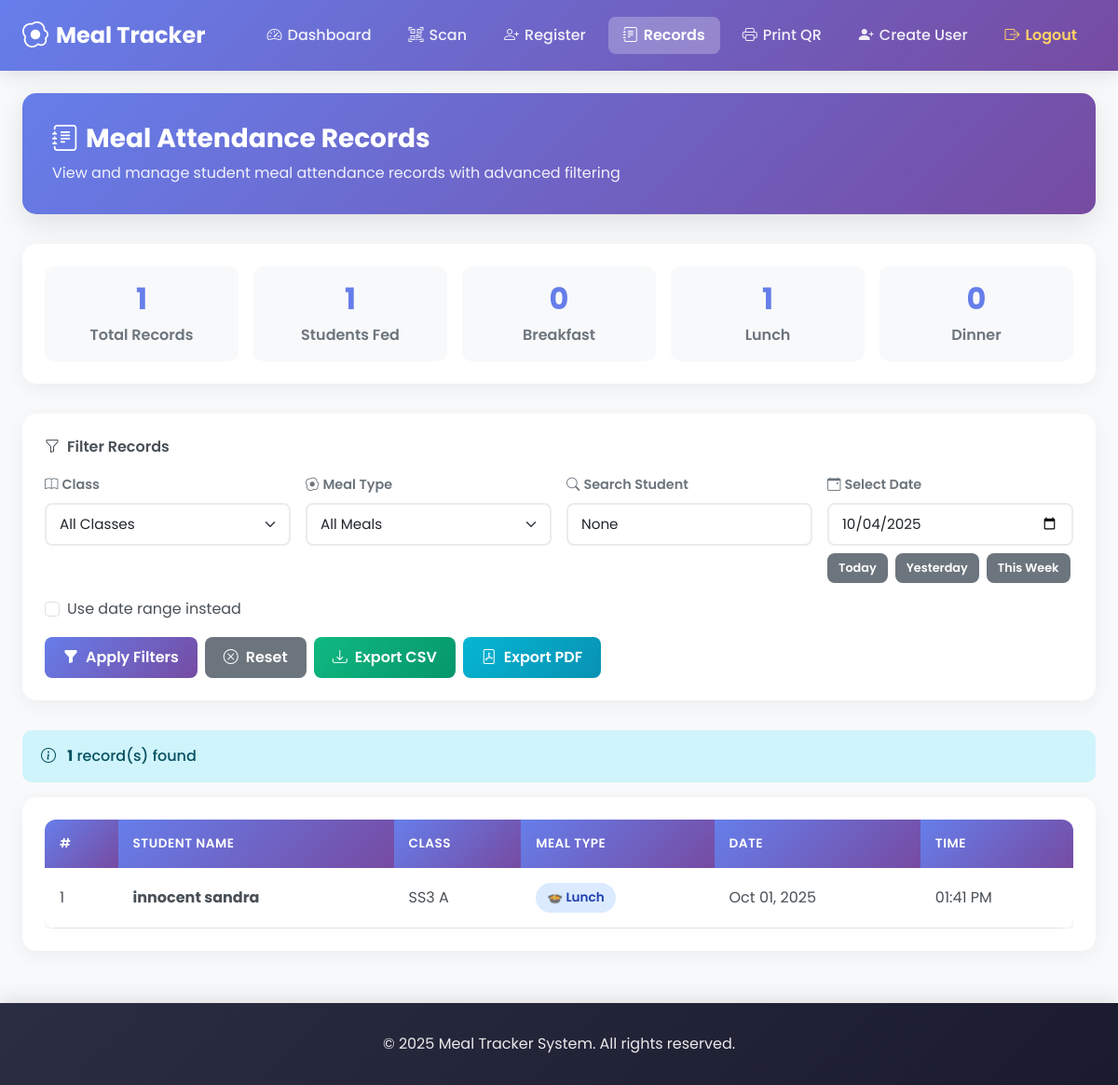
The page /records/ (signed in) on the database its author committed.
### students/models.py (models this page shows, shortened)
class FeedingRecord(models.Model):
    student = models.ForeignKey("Student", on_delete=models.CASCADE)
    class_name = models.CharField(max_length=50)
    date = models.DateField(default=timezone.now)
    time = models.TimeField(auto_now_add=True)  # ✅ Auto record serving time
    meal_type = models.CharField(max_length=20, choices=MEAL_TYPES)
    class Meta:
        unique_together = (
            "student",
            "date",
            "meal_type",
        )  # ✅ Prevents double-feeding

class Student(models.Model):
    name = models.CharField(max_length=100)
    class_name = models.CharField(max_length=50)
    admission_number = models.CharField(max_length=30, unique=True, blank=False)
    qr_code_id = models.CharField(max_length=100, unique=True, blank=True)
    photo = models.ImageField(upload_to="student_photos/", blank=True, null=True)
    qr_code_image = models.ImageField(upload_to="qr_codes/", blank=True, null=True)

### students/views.py (the view, shortened to what this page needs)
# urls.py: path('records/', views.feeding_records, name='feeding_records'),
@user_passes_test(is_admin)
@login_required
def feeding_records(request):
    class_filter = request.GET.get("class")
    search_query = request.GET.get("search")
    meal_filter = request.GET.get("meal_type")
    selected_date = request.GET.get("date")
    start_date = request.GET.get("start_date")
    end_date = request.GET.get("end_date")
    export = request.GET.get("export")
    records = FeedingRecord.objects.select_related("student").order_by("-date", "-time")
    if class_filter:
        records = records.filter(student__class_name=class_filter)
    if search_query:
        records = records.filter(
            Q(student__name__icontains=search_query)
            | Q(student__admission_number__icontains=search_query)
        )
    if meal_filter:
        records = records.filter(meal_type=meal_filter)
    use_date_range = False
    if start_date and end_date:
        records = records.filter(date__range=[start_date, end_date])
        use_date_range = True
    elif start_date:
        records = records.filter(date__gte=start_date)
        use_date_range = True
    elif end_date:
        records = records.filter(date__lte=end_date)
        use_date_range = True
    elif selected_date:
        records = records.filter(date=selected_date)
    show_stats = True
    total_records = records.count()
    unique_students = records.values("student_id").distinct().count()
    breakfast_count = records.filter(meal_type="breakfast").count()
    lunch_count = records.filter(meal_type="lunch").count()
    dinner_count = records.filter(meal_type="dinner").count()
    classes = Student.objects.values_list("class_name", flat=True).distinct()
    return render(
        request,
        "students/feeding_records.html",
        {
            "records": records,
            "classes": classes,
            "selected_class": class_filter,
            "selected_meal": meal_filter,
            "search_query": search_query,
            "selected_date": selected_date,
            "start_date": start_date,
            "end_date": end_date,
            "use_date_range": use_date_range,
            "show_stats": show_stats,
            "total_records": total_records,
            "unique_students": unique_students,
            "breakfast_count": breakfast_count,
            "lunch_count": lunch_count,
            "dinner_count": dinner_count,
        },
    )

### students/views.py (called while the page is built)
def is_admin(user):
    return user.is_superuser  # or user.is_staff if you want staff too

### students/templates/students/feeding_records.html (shortened to what this page needs)
{% extends 'students/basetemp.html' %}
{% block content %}
<div class="container-fluid">
  <div class="records-header">
    <h3>
      <i class="bi bi-journal-text"></i>
      Meal Attendance Records
    </h3>
    <p>View and manage student meal attendance records with advanced filtering</p>
  </div>
  {% if show_stats %}
  <div class="stats-card">
    <div class="stats-grid">
      <div class="stat-item">
        <h4>{{ total_records }}</h4>
        <p>Total Records</p>
      </div>
      <div class="stat-item">
        <h4>{{ unique_students }}</h4>
        <p>Students Fed</p>
      </div>
      <div class="stat-item">
        <h4>{{ breakfast_count }}</h4>
        <p>Breakfast</p>
      </div>
      <div class="stat-item">
        <h4>{{ lunch_count }}</h4>
        <p>Lunch</p>
      </div>
      <div class="stat-item">
        <h4>{{ dinner_count }}</h4>
        <p>Dinner</p>
      </div>
    </div>
  </div>
  {% endif %}
  <div class="filter-card">
    <div class="filter-title">
      <i class="bi bi-funnel"></i>
      Filter Records
    </div>
    <form method="get" id="filter-form">
      <div class="row g-3">
        <div class="col-md-3">
          <label for="class-select" class="form-label">
            <i class="bi bi-book me-1"></i>Class
          </label>
          <select name="class" id="class-select" class="form-select">
            <option value="">All Classes</option>
          </select>
        </div>
        <div class="col-md-3">
          <label for="meal-select" class="form-label">
            <i class="bi bi-egg-fried me-1"></i>Meal Type
          </label>
          <select name="meal_type" id="meal-select" class="form-select">
            <option value="">All Meals</option>
          </select>
        </div>
        <div class="col-md-3">
          <label for="search-input" class="form-label">
            <i class="bi bi-search me-1"></i>Search Student
          </label>
          <input
            type="text"
            name="search"
            id="search-input"
            value="{{ search_query }}"
            class="form-control"
            placeholder="Enter student name"
          >
        </div>
        <div class="col-md-3">
          <label for="date-input" class="form-label">
            <i class="bi bi-calendar-event me-1"></i>Select Date
          </label>
          <input
            type="date"
            name="date"
            id="date-input"
            value="{{ selected_date }}"
            class="form-control"
          >
          <div class="quick-date-buttons">
            <button type="button" class="btn btn-sm btn-secondary" onclick="setDate('today')">Today</button>
            <button type="button" class="btn btn-sm btn-secondary" onclick="setDate('yesterday')">Yesterday</button>
            <button type="button" class="btn btn-sm btn-secondary" onclick="setDate('week')">This Week</button>
          </div>
        </div>
        <div class="col-12">
          <div class="form-check">
            <input
              class="form-check-input"
              type="checkbox"
              id="use-range"
              onchange="toggleDateRange()"
            >
            <label class="form-check-label" for="use-range">
              Use date range instead
            </label>
          </div>
        </div>
        <div class="col-12">
          <div class="d-flex gap-2 flex-wrap">
            <button type="submit" class="btn btn-primary" onclick="document.getElementById('filter-form').submit() ">
              <i class="bi bi-funnel-fill me-2"></i>Apply Filters
            </button>
            <button type="button" class="btn btn-secondary" onclick="resetFilters()">
              <i class="bi bi-x-circle me-2"></i>Reset
            </button>
            {% if records %}
              <a
                href="?export=csv"
                class="btn btn-success"
              >
                <i class="bi bi-download me-2"></i>Export CSV
              </a>
              <a
                href="?export=pdf"
                class="btn btn-info"
              >
                <i class="bi bi-file-pdf me-2"></i>Export PDF
              </a>
            {% endif %}
          </div>
        </div>
      </div>
    </form>
  </div>
  {% if records %}
  <div class="alert alert-info mb-3">
    <i class="bi bi-info-circle me-2"></i>
    <strong>{{ records|length }}</strong> record(s) found
  </div>
  {% endif %}
  <div class="table-container">
    <div class="table-responsive">
      <table class="table table-hover">
        <thead>
          <tr>
            <th>#</th>
            <th>Student Name</th>
            <th>Class</th>
            <th>Meal Type</th>
            <th>Date</th>
            <th>Time</th>
          </tr>
        </thead>
        <tbody>
          {% for record in records %}
            <tr>
              <td>{{ forloop.counter }}</td>
              <td>
                <strong>{{ record.student.name }}</strong>
              </td>
              <td>{{ record.student.class_name|default:"N/A" }}</td>
              <td>
                <span class="meal-badge meal-{{ record.meal_type }}">
                  {% if record.meal_type == 'breakfast' %}🍳{% elif record.meal_type == 'lunch' %}🍲{% elif record.meal_type == 'dinner' %}🍛{% else %}🥪{% endif %}
                  {{ record.get_meal_type_display }}
                </span>
              </td>
              <td>{{ record.date|date:"M d, Y" }}</td>
              <td>{{ record.time|time:"h:i A" }}</td>
            </tr>
          {% endfor %}
        </tbody>
      </table>
    </div>
  </div>
</div>
{% endblock %}

### students/templates/students/basetemp.html (style rules this page uses)
:root { --primary: #667eea; --secondary: #764ba2; --accent: #4361ee; --light: #ffffff; --dark: #2b2d42; --success: #10b981; --warning: #f59e0b; --danger: #ef4444; --info: #06b6d4; --border-radius: 12px; --box-shadow: 0 10px 30px rgba(0, 0, 0, 0.08); --transition: all 0.3s ease; }
* { margin: 0; padding: 0; box-sizing: border-box; }
body { font-family: "Poppins", sans-serif; background-color: #f8f9fa; color: #495057; padding-top: 76px; min-height: 100vh; display: flex; flex-direction: column; }
.btn { border-radius: 8px; font-weight: 500; padding: 0.625rem 1.25rem; transition: var(--transition); border: none; }
.btn-primary { background: linear-gradient( 135deg, var(--primary) 0%, var(--secondary) 100% ); color: white; }
.btn-success { background: linear-gradient(135deg, var(--success) 0%, #059669 100%); color: white; }
.btn-info { background: linear-gradient(135deg, var(--info) 0%, #0891b2 100%); color: white; }
.form-control, .form-select { border-radius: 8px; padding: 0.75rem 1rem; border: 2px solid #e9ecef; transition: var(--transition); font-size: 0.95rem; }
.form-label { font-weight: 600; color: #495057; margin-bottom: 0.5rem; }
.table { border-radius: var(--border-radius); overflow: hidden; box-shadow: var(--box-shadow); background: white; }
.table thead th { background: linear-gradient( 135deg, var(--primary) 0%, var(--secondary) 100% ); color: white; border: none; font-weight: 600; text-transform: uppercase; font-size: 0.85rem; letter-spacing: 0.5px; padding: 1rem; }
.table tbody tr { transition: var(--transition); }
.table tbody td { padding: 1rem; vertical-align: middle; }
.alert { border-radius: 10px; border: none; padding: 1rem 1.25rem; font-weight: 500; }
html { scroll-behavior: smooth; }

### students/templates/students/feeding_records.html (style rules this page uses)
.records-header { background: linear-gradient(135deg, #667eea 0%, #764ba2 100%); color: white; padding: 2rem; border-radius: 15px; margin-bottom: 2rem; box-shadow: 0 10px 30px rgba(0, 0, 0, 0.1); }
.records-header h3 { margin: 0; font-weight: 700; display: flex; align-items: center; gap: 0.5rem; }
.records-header p { margin: 0.5rem 0 0; opacity: 0.9; }
.filter-card { background: white; border-radius: 15px; padding: 1.5rem; box-shadow: 0 5px 20px rgba(0, 0, 0, 0.05); margin-bottom: 2rem; }
.filter-title { font-weight: 600; margin-bottom: 1rem; color: #495057; display: flex; align-items: center; gap: 0.5rem; }
.form-label { font-weight: 600; color: #6c757d; margin-bottom: 0.5rem; font-size: 0.9rem; }
.form-control, .form-select { border-radius: 8px; border: 2px solid #e9ecef; padding: 0.625rem 0.875rem; transition: all 0.3s ease; }
.btn { border-radius: 8px; padding: 0.625rem 1.25rem; font-weight: 600; transition: all 0.3s ease; }
.btn-primary { background: linear-gradient(135deg, #667eea 0%, #764ba2 100%); border: none; }
.btn-success { background: linear-gradient(135deg, #10b981 0%, #059669 100%); border: none; }
.btn-secondary { background: #6c757d; border: none; }
.btn-info { background: linear-gradient(135deg, #06b6d4 0%, #0891b2 100%); border: none; }
.table-container { background: white; border-radius: 15px; padding: 1.5rem; box-shadow: 0 5px 20px rgba(0, 0, 0, 0.05); overflow-x: auto; }
.table { margin-bottom: 0; }
.table thead th { background: linear-gradient(135deg, #667eea 0%, #764ba2 100%); color: white; border: none; font-weight: 600; text-transform: uppercase; font-size: 0.85rem; padding: 1rem; vertical-align: middle; }
.table tbody tr { transition: all 0.3s ease; }
.table tbody td { padding: 1rem; vertical-align: middle; color: #495057; }
.meal-badge { display: inline-block; padding: 0.375rem 0.75rem; border-radius: 20px; font-weight: 600; font-size: 0.85rem; }
.meal-lunch { background: #dbeafe; color: #1e40af; }
.stats-card { background: white; border-radius: 15px; padding: 1.5rem; box-shadow: 0 5px 20px rgba(0, 0, 0, 0.05); margin-bottom: 2rem; }
.stats-grid { display: grid; grid-template-columns: repeat(auto-fit, minmax(200px, 1fr)); gap: 1rem; }
.stat-item { text-align: center; padding: 1rem; background: #f8f9fa; border-radius: 10px; }
.stat-item h4 { font-size: 2rem; font-weight: 700; margin: 0; color: #667eea; }
.stat-item p { margin: 0.5rem 0 0; color: #6c757d; font-weight: 600; }
.quick-date-buttons { display: flex; gap: 0.5rem; flex-wrap: wrap; margin-top: 0.5rem; }
.quick-date-buttons .btn-sm { font-size: 0.8rem; padding: 0.375rem 0.75rem; }

### rows shown on the page
FeedingRecord: student.name "innocent sandra", student.class_name "SS3 A", meal_type "Lunch", date "Oct 01, 2025", time "01:41 PM"

### other values the page prints
{{ total_records }} "1"
{{ unique_students }} "1"
{{ breakfast_count }} "0"
{{ lunch_count }} "1"
{{ dinner_count }} "0"
{{ records|length }} "1"
